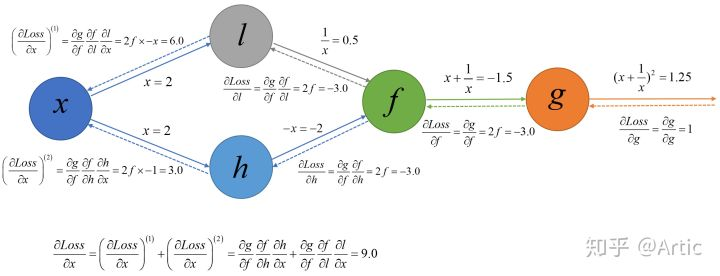
#> input picture 7.6homework/images/前向与反向传播.jpg, 720 x 276 px
$ python -i transform.py   (imports and definitions only)
#> lines starting #> are read from the running program, lines starting #| are printed output that depends on the picture
# copyright (c) 2021 PaddlePaddle Authors. All Rights Reserve.
#
# Licensed under the Apache License, Version 2.0 (the "License");
# you may not use this file except in compliance with the License.
# You may obtain a copy of the License at
#
#    http://www.apache.org/licenses/LICENSE-2.0
#
# Unless required by applicable law or agreed to in writing, software
# distributed under the License is distributed on an "AS IS" BASIS,
# WITHOUT WARRANTIES OR CONDITIONS OF ANY KIND, either express or implied.
# See the License for the specific language governing permissions and
# limitations under the License.

import cv2
from PIL import Image, ImageEnhance
import random
import numpy as np


# 随机改变亮暗、对比度和颜色等
def random_distort(img):
    # 随机改变亮度
    def random_brightness(img, lower=0.5, upper=1.5):
        e = np.random.uniform(lower, upper)
        return ImageEnhance.Brightness(img).enhance(e)

    # 随机改变对比度
    def random_contrast(img, lower=0.5, upper=1.5):
        e = np.random.uniform(lower, upper)
        return ImageEnhance.Contrast(img).enhance(e)

    # 随机改变颜色
    def random_color(img, lower=0.5, upper=1.5):
        e = np.random.uniform(lower, upper)
        return ImageEnhance.Color(img).enhance(e)

    ops = [random_brightness, random_contrast, random_color]
    np.random.shuffle(ops)

    img = Image.fromarray(img)
    img = ops[0](img)
    img = ops[1](img)
    img = ops[2](img)
    img = np.asarray(img)

    return img


# 随机填充
# [203 lines left out: functions random_expand, multi_box_iou_xywh, box_crop, random_crop, random_interp, random_flip and 2 more, not called in this run]

>>> import cv2
>>> picture = cv2.imread('../../../../7.6homework/images/前向与反向传播.jpg')
#> picture is the input picture: shape (276, 720, 3); mean B, G, R 240, 240.7, 239.6
>>> result = random_distort(picture)
#> in random_color, `return ImageEnhance.Color(img).enhance(e)`:
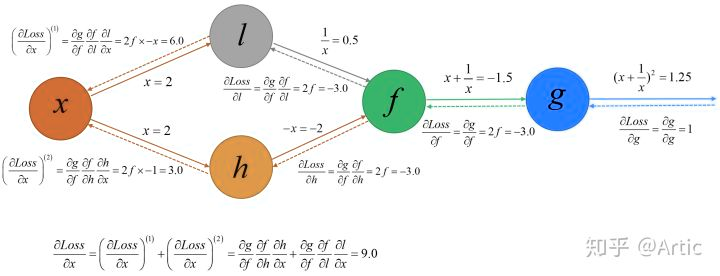
#> returned value: PIL image 720x276 RGB; mean R, G, B 239.8, 240.7, 239.2
